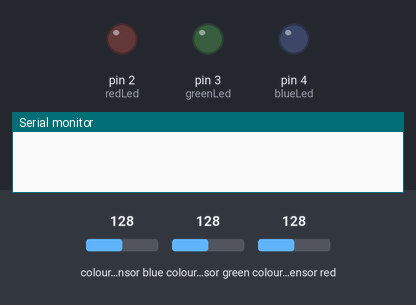
Simulated run of this sketch. Board: Arduino Uno, built with avr-gcc and run on an emulated ATmega328P. Shown: output pins drawn as LEDs (lit = HIGH), the last lines printed to the serial monitor. Wiring (inferred from the names in the program): TCS3200 colour sensor: output pin 10; S2 pin 12; S3 pin 11; S0 pin 8; S1 pin 9. The test bench sets the inputs (shaded band); at power-on: colour sensor blue 128, colour sensor green 128, colour sensor red 128. Pins used as bus, display or sensor lines are not drawn.

Above: at 1.2 s.
1.3 s: colour sensor blue set to 135
At 2.5 s:
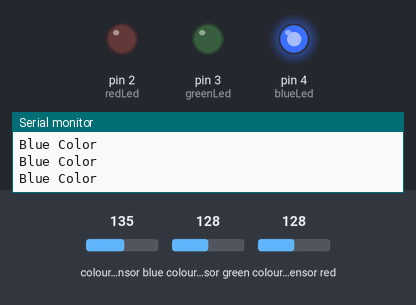
2.8 s: colour sensor green set to 135
At 3.8 s:
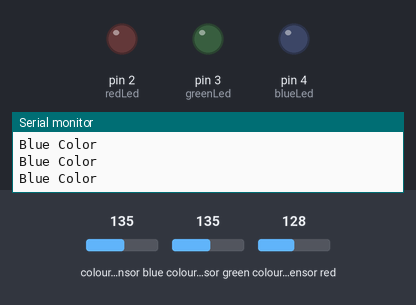
4.3 s: colour sensor blue set to 5
At 4.7 s:
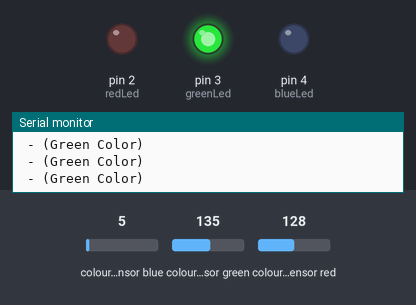
5.8 s: colour sensor green set to 5
At 6.1 s:
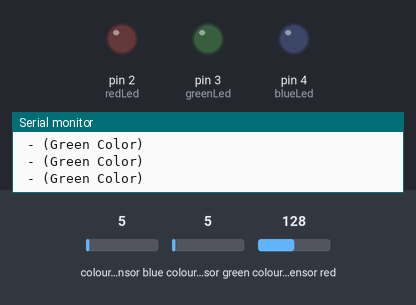
Timing chart, 0 to 8.3 s (numbered marks = the images above; inputs shaded):
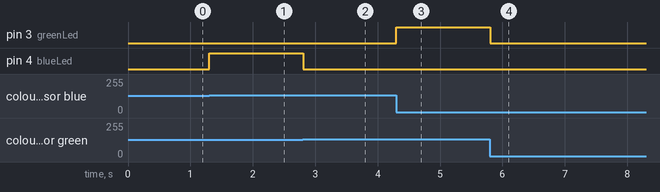

The sketch:

color_sensor.ino
```cpp
const int s0 = 8;
const int s1 = 9;
const int s2 = 12;
const int s3 = 11;
const int out = 10;
int redLed = 2;
int greenLed = 3;
int blueLed = 4;
int red = 0;
int green = 0;
int blue = 0;
void setup()
{
  Serial.begin(9600);
  pinMode(s0, OUTPUT);
  pinMode(s1, OUTPUT);
  pinMode(s2, OUTPUT);
  pinMode(s3, OUTPUT);
  pinMode(out, INPUT);
  pinMode(redLed, OUTPUT);
  pinMode(greenLed, OUTPUT);
  pinMode(blueLed, OUTPUT);
  digitalWrite(s0, HIGH);
  digitalWrite(s1, HIGH);
}
void loop()
{
   digitalWrite(s2, LOW);
   digitalWrite(s3, LOW);
  red = pulseIn(out,LOW);

  digitalWrite(s3, HIGH);
  blue = pulseIn(out,LOW);

   digitalWrite(s2, HIGH);
  green = pulseIn(out,LOW);
  if (red < blue && red < green && red < 20)
  {
   Serial.println("Red Color");
   digitalWrite(redLed, HIGH);
   digitalWrite(greenLed, LOW);
   digitalWrite(blueLed, LOW);
  }
  else if (blue < red && blue < green)
  {
   Serial.println("Blue Color");
   digitalWrite(redLed, LOW);
   digitalWrite(greenLed, LOW);
   digitalWrite(blueLed, HIGH);
  }
  else if (green < red && green < blue)
  {
   Serial.println(" - (Green Color)");
   digitalWrite(redLed, LOW);
   digitalWrite(greenLed, HIGH);
   digitalWrite(blueLed, LOW);
  }
  else
  {
  digitalWrite(redLed, LOW);
  digitalWrite(greenLed,LOW);
  digitalWrite(blueLed, LOW);
 }
}
```

Measured:
- the behaviour switches between 131 and 132 on colour sensor blue (found by bisection; images 0 and 1)
- the behaviour switches between 131 and 132 on colour sensor green (found by bisection; images 1 and 2)
- after the input at 1.3 s, pin 4 (blueLed): LOW → HIGH at once
- after the input at 2.8 s, pin 4 (blueLed): HIGH → LOW at once
- after the input at 4.3 s, pin 3 (greenLed): LOW → HIGH at once
- after the input at 5.8 s, pin 3 (greenLed): HIGH → LOW at once
